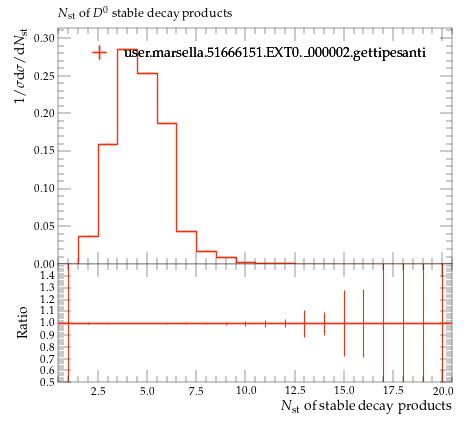

The Python source for this figure:
#! /usr/bin/env python

# This Python script was auto-generated using YODA v2.0.2.
# Analysis object: /MC_HFDECAYS/D0_stable_mult
# Timestamp: 24-07-2026 (16:40:04)

import matplotlib as mpl
import matplotlib.pyplot as plt
mpl.use('Agg') # comment out for interactive use
import os
import numpy as np

plotDir = os.path.split(os.path.realpath(__file__))[0]
if 'YODA_USER_PLOT_PATH' in globals():
    plot_outdir = globals()['YODA_USER_PLOT_PATH']
else:
    plot_outdir = plotDir

#plot style
plt.style.use(os.path.join(plotDir, '../default.mplstyle'))
# plot metadata
figW, figH = plt.rcParams['figure.figsize']
ax_xLabel = r'$N_\mathrm{st}$ of stable decay products'
ax_yLabel = r'$1/\sigma \mathrm{d}\sigma/\mathrm{d}N_\mathrm{st}$'
ax_title  = r'$N_\mathrm{st}$ of $D^0$ stable decay products'
ax_xScale = 'linear'
ax_yScale = 'linear'
xLims = (0.5, 20.5)
yLims = (0.0, 0.31356622)

# TeX-friendly labels for the legend
labels = {
    'legend' : ([ r"user.marsella.51666151.EXT0.\_000002.gettipesanti" ], r""),
}

# Adjust canvas width and height
canvasW = 10.0
canvasH = 9.0
figW *= canvasW/10.
figH *= canvasH/9.

# Create figure and axis objects
fig, (ax, ratio0_ax) = plt.subplots(2, 1, sharex=True,
                  figsize=(figW,figH), gridspec_kw={'height_ratios': (6.0, 3.0)})

# Set figure margins
plt.subplots_adjust(
    left   = 1.0 * plt.rcParams['figure.subplot.left'],
    right  = 1.0 * plt.rcParams['figure.subplot.right'],
    top    = 1.0 * plt.rcParams['figure.subplot.top'],
    bottom = 1.0 * plt.rcParams['figure.subplot.bottom'])

ratio0_ax.yaxis.set_major_locator(mpl.ticker.MultipleLocator(0.1))
ratio0_ax.set_ylim(0.5, 1.4999)
ratio0_ax.set_ylabel('Ratio')

# the numerical data is stored in a separate file
dataf = dict()
prefix = os.path.split(__file__)[0]
if prefix:    prefix = prefix + '/'
exec(open(prefix+'D0_stable_mult__data.py').read(), dataf)


legend_handles = dict() # keep track of handles for the legend

# style options for curves
# starts at zorder>=5 to draw curve on top of legend
styles = {
  'user.marsella.51666151.EXT0._000002.gettipesanti.yoda.gz': {
    'color' : '#EE3311',
    'linestyle' : '-',
    'linewidth' : 1,
    'marker' : 'none',
    'markersize' : 2,
    'capsize' : 0.0,
    'zorder' : 5,
    'histstyle' : 1,
    'drawstyle' : 'steps-pre',
    'xerrorbars' : 1,
    'yerrorbars' : 1,
    'fillcolor' : None,
    'fillopacity' : 1.0,
    'ratio0_linestyle' : '-',
    'ratio0_linewidth' : 1,
    'ratio0_marker' : 'none',
    'ratio0_markersize' : 2,
    'ratio0_capsize' : 0.0,
    'ratio0_zorder' : 5,
    'ratio0_histstyle' : 1,
    'ratio0_drawstyle' : 'steps-pre',
    'ratio0_xerrorbars' : 1,
    'ratio0_yerrorbars' : 1,
  },
}

# curve from input yoda files in main panel
for label, yvals in dataf['yvals'].items():
    if all(np.isnan(v) for v in dataf['yvals'][label]):
        continue
    tmp = None
    if styles[label]['histstyle']: # draw as histogram
        xpos = dataf['xedges'][label] if styles[label]['drawstyle'] else dataf['xpoints'][label]
        ypos = np.insert(yvals, 0, yvals[0]) if styles[label]['drawstyle'] else yvals
        if styles[label]['fillcolor']: # fill area below curve
            ax.fill_between(xpos, ypos, step='pre',
                            color=styles[label]['fillcolor'],
                            alpha=styles[label]['fillopacity'])
        tmp, = ax.plot(xpos, ypos,
                       color=styles[label]['color'],
                       linestyle=styles[label]['linestyle'],
                       linewidth=styles[label]['linewidth'],
                       drawstyle=styles[label]['drawstyle'], solid_joinstyle='miter',
                       zorder=styles[label]['zorder'], label=label)
    tmp = ax.errorbar(dataf['xpoints'][label], yvals,
                      xerr=np.array(dataf['xerrs'][label])*styles[label]['xerrorbars'],
                      yerr=np.array(dataf['yerrs'][label])*styles[label]['yerrorbars'],
                      fmt=styles[label]['marker'], capsize=styles[label]['capsize'],
                      markersize=styles[label]['markersize'],
                      ecolor=styles[label]['color'],
                      color=styles[label]['color'], zorder=styles[label]['zorder'])
    tmp[-1][0].set_linestyle(styles[label]['linestyle'])
    tmp[-1][0].set_linewidth(styles[label]['linewidth'])
    if label in dataf['add_legend_handle']:  legend_handles[label] = tmp
    for varLabel in dataf['variation_yvals'].keys():
        if varLabel.startswith(label):
            tmp, = ax.plot(dataf['xedges'][label], dataf['variation_yvals'][varLabel],
                           color=styles[label]['color'],
                           linestyle=styles[label]['linestyle'],
                           linewidth=styles[label]['linewidth'],
                           drawstyle='steps-pre', solid_joinstyle='miter',
                           zorder=styles[label]['zorder'], alpha=0.5)


# plots on ratio panel
# curve from input yoda files in ratio panel
for label, yvals in dataf['ratio0_yvals'].items():
    if all(np.isnan(v) for v in yvals):
        continue
    if styles[label]['ratio0_histstyle']: # plot as histogram
        xpos = dataf['xedges']['user.marsella.51666151.EXT0._000002.gettipesanti.yoda.gz'] if styles[label]['ratio0_drawstyle'] else dataf['xpoints']['user.marsella.51666151.EXT0._000002.gettipesanti.yoda.gz']
        ypos = np.insert(yvals, 0, yvals[0]) if styles[label]['ratio0_drawstyle'] else yvals
        ratio0_ax.plot(xpos, ypos,
                       color=styles[label]['color'],
                       linewidth=styles[label]['linewidth'],
                       linestyle=styles[label]['ratio0_linestyle'],
                       drawstyle=styles[label]['ratio0_drawstyle'], zorder=styles[label]['zorder'],
                       solid_joinstyle='miter')
    tmp = ratio0_ax.errorbar(dataf['xpoints']['user.marsella.51666151.EXT0._000002.gettipesanti.yoda.gz'], yvals,
                             xerr=np.array(dataf['ref_xerrs'])*styles[label]['ratio0_xerrorbars'],
                             yerr=np.array(dataf['ratio0_yerrs'][label])*styles[label]['ratio0_yerrorbars'],
                             fmt=styles[label]['ratio0_marker'], capsize=styles[label]['ratio0_capsize'],
                             markersize=styles[label]['ratio0_markersize'],
                             ecolor=styles[label]['color'],
                             color=styles[label]['color'])
    tmp[-1][0].set_linestyle(styles[label]['ratio0_linestyle'])
    tmp[-1][0].set_linewidth(styles[label]['ratio0_linewidth'])

    for varlabel in dataf['ratio0_variation_vals'].keys():
        if varlabel.startswith(label):
            ratio0_ax.plot(dataf['xedges']['user.marsella.51666151.EXT0._000002.gettipesanti.yoda.gz'],
                            dataf['ratio0_variation_vals'][varlabel],
                            color=styles[label]['color'],
                            linestyle=styles[label]['linestyle'],
                            linewidth=styles[label]['linewidth'],
                            drawstyle='steps-pre', solid_joinstyle='miter',
                            zorder=1, alpha=0.5)

legend_items = list(legend_handles.values())
ax.add_artist(ax.legend(legend_items,
                        labels['legend'][0],
                        title=labels['legend'][1],
                        alignment='left',
                        loc='upper center',
                        bbox_to_anchor=(0.5, 0.97)))

# set plot metadata as defined above
ratio0_ax.set_xlabel(ax_xLabel)
ratio0_ax.xaxis.set_label_coords(1., -0.15)
ax.set_ylabel(ax_yLabel, ha='right', va='top')
ax.yaxis.set_label_coords(-0.11, 1.0)
ax.set_title(ax_title, loc='left')
ax.set_xscale(ax_xScale)
ax.set_yscale(ax_yScale)
ax.set_xlim(xLims)
ax.set_ylim(yLims)

# tick formatting
plt.rcParams['xtick.top'] = True
plt.rcParams['ytick.right'] = True
fig.align_ylabels((ax, ratio0_ax))
plt.savefig(os.path.join(plot_outdir, 'D0_stable_mult.pdf'), format='PDF')
plt.savefig(os.path.join(plot_outdir, 'D0_stable_mult.png'), format='PNG')

plt.close(fig)
